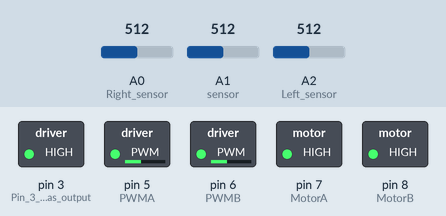
A sketch run on a simulated Arduino Uno, built with avr-gcc and run on an emulated ATmega328P. Parts: switched loads named in the sketch (green lamp = pin HIGH). The inputs (shaded band) are chosen by the test bench; at power-on: A1 (sensor) = 512, A2 (Left_sensor) = 512, A0 (Right_sensor) = 512.

Above: at 1.2 s.
1.3 s: A1 (sensor) set to 49
2.8 s: A1 (sensor) set to 43
At 3.3 s:
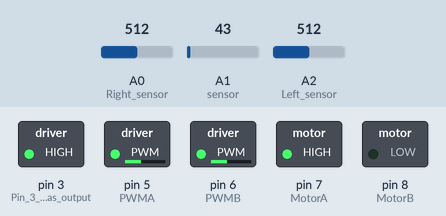
4.3 s: A2 (Left_sensor) set to 56
5.8 s: A2 (Left_sensor) set to 47
At 6.8 s:
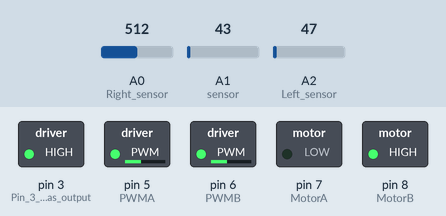
7.3 s: A2 (Left_sensor) set to 122
At 8.0 s:
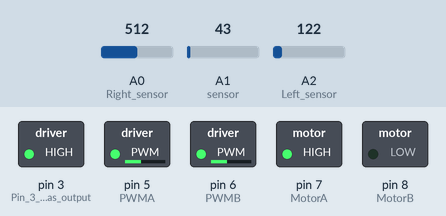
8.8 s: A2 (Left_sensor) set to 40
At 9.1 s:
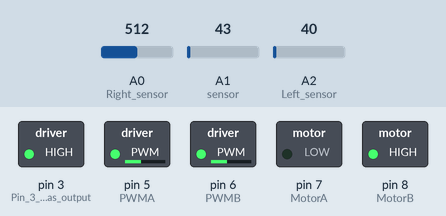
Timing chart, 0 to 11.3 s (numbered marks = the images above; inputs shaded):
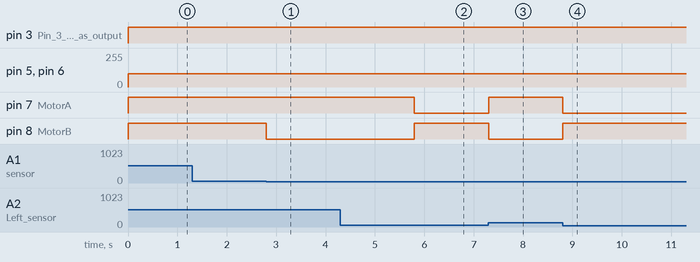

Measured:
- the behaviour switches between 46 and 45 on A1 (sensor) (found by bisection; images 0 and 1)
- the behaviour switches between 51 and 50 on A2 (Left_sensor) (found by bisection; images 1 and 2)
- after the input at 1.3 s, every drawn part: stays the same
- after the input at 2.8 s, pin 8 (MotorB): HIGH → LOW at once
- after the input at 4.3 s, every drawn part: stays the same
- after the input at 5.8 s, pin 7 (MotorA): HIGH → LOW at once; pin 8 (MotorB): LOW → HIGH at once
- after the input at 7.3 s, pin 7 (MotorA): LOW → HIGH at once; pin 8 (MotorB): HIGH → LOW at once
- after the input at 8.8 s, pin 7 (MotorA): HIGH → LOW at once; pin 8 (MotorB): LOW → HIGH at once

The sketch:

Robot_car_+_line_tracker_Kevin_Sarmiento_Tapia_2291323.ino
```cpp
/*
  Robot car + line tracker

  The program's goal is to make the car robot follow a black line without going out of it.

  The program's theme is the use of functions to use simplify the program.
*/
int MotorA=7; // Motor A of the car connected to pin 7
int MotorB=8; // Motor B of the car connected to pin 8
int PWMA=5; // PWMA (Pulse With Modulation A) connected to pin 5
int PWMB=6; // PWMB (Pulse With Modulation B) connected to pin 6
int Low_Speed=100; // The car will run in a low speed (100) to give time to the program to work properly.

void setup() { // This program will run once:
pinMode(MotorA, OUTPUT); // Pin Motor A set as output
pinMode(MotorB, OUTPUT); // Pin Motor B set as output
pinMode(PWMA, OUTPUT); // Pin PWMA set as output
pinMode(PWMB, OUTPUT); // Pin PWMB set as output
pinMode(3, OUTPUT); // Pin 3 set as output
}

void loop() { // This program will run forever:
int Left_sensor=analogRead(A2); // Left sensor of the line tracker
int Middle_sensor=analogRead(A1); // Middle sensor of the line tracker
int Right_sensor=analogRead(A0); // Right sensor of the line tracker

if (Middle_sensor > 45){
  // If the middle sensor measurement is more than 45, go fordward at low speed by calling the function "forward"
  forward(Low_Speed);
} else if (Left_sensor > 50){
  // Else if the left sensor measurement is more than 50, turn to the left at low speed by calling the function "left"
  left(Low_Speed);
} else if (Right_sensor > 440){
  // Else if the right sensor measurement us more than 440, turn to the right at low speed by calling the function "right"
  right(Low_Speed);
}

}
void forward(int x){ // Function called "fordward"
  /* The function "fordward" makes the car go forward by using this methode:
      1. The Motor A has to go forward, so we give high voltage (1) to its pin
      2. The Motor B also has to go forward, so we give high voltage (1) to its pin.
      3. The pin 3 will always have high voltage (1).
      4. The pins for PWMA and PWMB will be the speed of the car we assign.
  */
  digitalWrite(3, 1);
  digitalWrite(MotorA,1);
  analogWrite(PWMA, x);
  digitalWrite(MotorB, 1);
  analogWrite(PWMB, x);
}
void left(int x){ // Function called "left"
  /* The function "left" makes the car turn to the left by using this methode:
      1. The Motor A has to go forward, so we give high voltage (1) to its pin
      2. The Motor B has to go backwards, so we give low voltage (0) to its pin.
      3. The pin 3 will always have high voltage (1).
      4. The pins for PWMA and PWMB will be the speed of the car we assign.
  */
  digitalWrite(3, 1);
  digitalWrite(MotorA,1);
  analogWrite(PWMA, x);
  digitalWrite(MotorB, 0);
  analogWrite(PWMB, x);
}
void right(int x){ // Function called "right"
  /* The function "right" makes the car turn to the right by using this methode:
      1. The Motor A has to go backward, so we give low voltage (0) to its pin
      2. The Motor B has to go forward, so we give high voltage (1) to its pin.
      3. The pin 3 will always have high voltage (1).
      4. The pins for PWMA and PWMB will be the speed of the car we assign.
  */
  digitalWrite(3, 1);
  digitalWrite(MotorA,0);
  analogWrite(PWMA, x);
  digitalWrite(MotorB, 1);
  analogWrite(PWMB, x);
}
```
